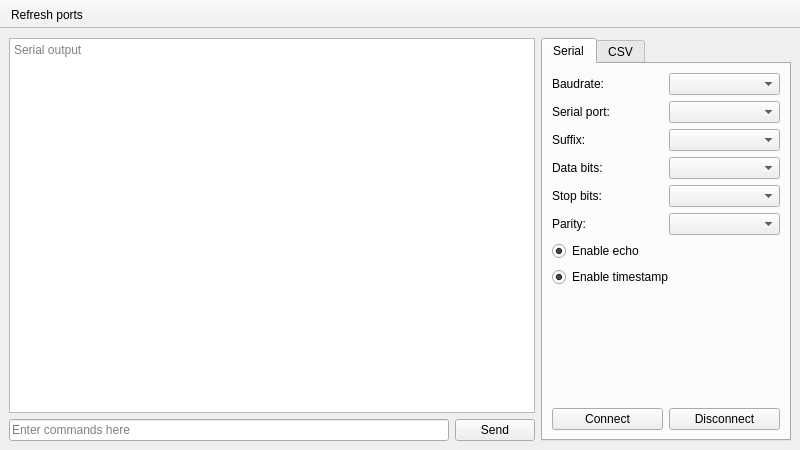
<?xml version="1.0" encoding="UTF-8"?>
<ui version="4.0">
 <class>MainWindow</class>
 <widget class="QMainWindow" name="MainWindow">
  <property name="geometry">
   <rect>
    <x>0</x>
    <y>0</y>
    <width>800</width>
    <height>450</height>
   </rect>
  </property>
  <property name="minimumSize">
   <size>
    <width>800</width>
    <height>450</height>
   </size>
  </property>
  <property name="baseSize">
   <size>
    <width>800</width>
    <height>600</height>
   </size>
  </property>
  <property name="windowTitle">
   <string>miniSerialMonitor v0.3</string>
  </property>
  <property name="windowIcon">
   <iconset>
    <normaloff>icon.png</normaloff>icon.png</iconset>
  </property>
  <widget class="QWidget" name="centralwidget">
   <property name="sizePolicy">
    <sizepolicy hsizetype="Expanding" vsizetype="Expanding">
     <horstretch>0</horstretch>
     <verstretch>0</verstretch>
    </sizepolicy>
   </property>
   <property name="minimumSize">
    <size>
     <width>800</width>
     <height>400</height>
    </size>
   </property>
   <layout class="QGridLayout" name="gridLayout_2">
    <item row="0" column="0">
     <layout class="QGridLayout" name="gridLayout" columnstretch="10,0,0" columnminimumwidth="0,0,0">
      <property name="sizeConstraint">
       <enum>QLayout::SizeConstraint::SetDefaultConstraint</enum>
      </property>
      <item row="1" column="0">
       <widget class="QLineEdit" name="Serial_input">
        <property name="placeholderText">
         <string>Enter commands here</string>
        </property>
        <property name="clearButtonEnabled">
         <bool>true</bool>
        </property>
       </widget>
      </item>
      <item row="0" column="0" colspan="2">
       <widget class="QPlainTextEdit" name="Serial_output">
        <property name="readOnly">
         <bool>true</bool>
        </property>
        <property name="backgroundVisible">
         <bool>false</bool>
        </property>
        <property name="placeholderText">
         <string>Serial output</string>
        </property>
       </widget>
      </item>
      <item row="1" column="1">
       <widget class="QPushButton" name="send_btn">
        <property name="enabled">
         <bool>true</bool>
        </property>
        <property name="text">
         <string>Send</string>
        </property>
       </widget>
      </item>
      <item row="0" column="2" rowspan="2">
       <widget class="QTabWidget" name="conf">
        <property name="enabled">
         <bool>true</bool>
        </property>
        <property name="minimumSize">
         <size>
          <width>250</width>
          <height>0</height>
         </size>
        </property>
        <property name="maximumSize">
         <size>
          <width>250</width>
          <height>16777215</height>
         </size>
        </property>
        <property name="currentIndex">
         <number>0</number>
        </property>
        <widget class="QWidget" name="Serial_config">
         <attribute name="title">
          <string>Serial</string>
         </attribute>
         <layout class="QVBoxLayout" name="verticalLayout">
          <item>
           <layout class="QHBoxLayout" name="horizontalLayout">
            <item>
             <widget class="QLabel" name="label">
              <property name="text">
               <string>Baudrate:</string>
              </property>
             </widget>
            </item>
            <item>
             <widget class="QComboBox" name="baudrate_select">
              <property name="maximumSize">
               <size>
                <width>250</width>
                <height>16777215</height>
               </size>
              </property>
             </widget>
            </item>
           </layout>
          </item>
          <item>
           <layout class="QHBoxLayout" name="horizontalLayout_2">
            <item>
             <widget class="QLabel" name="label_2">
              <property name="text">
               <string>Serial port:</string>
              </property>
             </widget>
            </item>
            <item>
             <widget class="QComboBox" name="port_select">
              <property name="sizePolicy">
               <sizepolicy hsizetype="Preferred" vsizetype="Fixed">
                <horstretch>0</horstretch>
                <verstretch>0</verstretch>
               </sizepolicy>
              </property>
              <property name="maximumSize">
               <size>
                <width>250</width>
                <height>16777215</height>
               </size>
              </property>
             </widget>
            </item>
           </layout>
          </item>
          <item>
           <layout class="QHBoxLayout" name="horizontalLayout_3">
            <item>
             <widget class="QLabel" name="label_3">
              <property name="text">
               <string>Suffix:</string>
              </property>
             </widget>
            </item>
            <item>
             <widget class="QComboBox" name="suffix_select">
              <property name="maximumSize">
               <size>
                <width>250</width>
                <height>16777215</height>
               </size>
              </property>
             </widget>
            </item>
           </layout>
          </item>
          <item>
           <layout class="QHBoxLayout" name="horizontalLayout_4">
            <item>
             <widget class="QLabel" name="label_4">
              <property name="text">
               <string>Data bits:</string>
              </property>
             </widget>
            </item>
            <item>
             <widget class="QComboBox" name="databits_select">
              <property name="maximumSize">
               <size>
                <width>250</width>
                <height>16777215</height>
               </size>
              </property>
             </widget>
            </item>
           </layout>
          </item>
          <item>
           <layout class="QHBoxLayout" name="horizontalLayout_5">
            <item>
             <widget class="QLabel" name="label_5">
              <property name="text">
               <string>Stop bits:</string>
              </property>
             </widget>
            </item>
            <item>
             <widget class="QComboBox" name="stopbits_select">
              <property name="maximumSize">
               <size>
                <width>250</width>
                <height>16777215</height>
               </size>
              </property>
             </widget>
            </item>
           </layout>
          </item>
          <item>
           <layout class="QHBoxLayout" name="horizontalLayout_6">
            <item>
             <widget class="QLabel" name="label_6">
              <property name="text">
               <string>Parity:</string>
              </property>
             </widget>
            </item>
            <item>
             <widget class="QComboBox" name="parity_select">
              <property name="maximumSize">
               <size>
                <width>250</width>
                <height>16777215</height>
               </size>
              </property>
             </widget>
            </item>
           </layout>
          </item>
          <item>
           <widget class="QRadioButton" name="echoena">
            <property name="text">
             <string>Enable echo</string>
            </property>
            <property name="checked">
             <bool>true</bool>
            </property>
            <property name="autoExclusive">
             <bool>false</bool>
            </property>
           </widget>
          </item>
          <item>
           <widget class="QRadioButton" name="timestamp_ena">
            <property name="text">
             <string>Enable timestamp</string>
            </property>
            <property name="checked">
             <bool>true</bool>
            </property>
            <property name="autoExclusive">
             <bool>false</bool>
            </property>
           </widget>
          </item>
          <item>
           <spacer name="verticalSpacer">
            <property name="orientation">
             <enum>Qt::Orientation::Vertical</enum>
            </property>
            <property name="sizeHint" stdset="0">
             <size>
              <width>20</width>
              <height>308</height>
             </size>
            </property>
           </spacer>
          </item>
          <item>
           <layout class="QHBoxLayout" name="horizontalLayout_7">
            <item>
             <widget class="QPushButton" name="connect_btn">
              <property name="text">
               <string>Connect</string>
              </property>
             </widget>
            </item>
            <item>
             <widget class="QPushButton" name="disconnect_btn">
              <property name="enabled">
               <bool>true</bool>
              </property>
              <property name="text">
               <string>Disconnect</string>
              </property>
             </widget>
            </item>
           </layout>
          </item>
         </layout>
        </widget>
        <widget class="QWidget" name="csv_config">
         <property name="enabled">
          <bool>true</bool>
         </property>
         <attribute name="title">
          <string>CSV</string>
         </attribute>
         <layout class="QVBoxLayout" name="verticalLayout_2" stretch="0,0,10,0">
          <item>
           <layout class="QHBoxLayout" name="horizontalLayout_9">
            <item>
             <widget class="QLabel" name="fram_stop_label">
              <property name="text">
               <string>Frame stop:</string>
              </property>
             </widget>
            </item>
            <item>
             <spacer name="horizontalSpacer_2">
              <property name="orientation">
               <enum>Qt::Orientation::Horizontal</enum>
              </property>
              <property name="sizeHint" stdset="0">
               <size>
                <width>40</width>
                <height>20</height>
               </size>
              </property>
             </spacer>
            </item>
            <item>
             <widget class="QLineEdit" name="frame_stop">
              <property name="sizePolicy">
               <sizepolicy hsizetype="Fixed" vsizetype="Fixed">
                <horstretch>0</horstretch>
                <verstretch>0</verstretch>
               </sizepolicy>
              </property>
              <property name="placeholderText">
               <string>\n</string>
              </property>
             </widget>
            </item>
           </layout>
          </item>
          <item>
           <layout class="QHBoxLayout" name="horizontalLayout_10">
            <item>
             <widget class="QLabel" name="frame_split_label">
              <property name="text">
               <string>Frame split:</string>
              </property>
             </widget>
            </item>
            <item>
             <spacer name="horizontalSpacer_3">
              <property name="orientation">
               <enum>Qt::Orientation::Horizontal</enum>
              </property>
              <property name="sizeHint" stdset="0">
               <size>
                <width>40</width>
                <height>20</height>
               </size>
              </property>
             </spacer>
            </item>
            <item>
             <widget class="QLineEdit" name="frame_split">
              <property name="sizePolicy">
               <sizepolicy hsizetype="Fixed" vsizetype="Fixed">
                <horstretch>0</horstretch>
                <verstretch>0</verstretch>
               </sizepolicy>
              </property>
              <property name="placeholderText">
               <string>, </string>
              </property>
             </widget>
            </item>
           </layout>
          </item>
          <item>
           <spacer name="verticalSpacer_2">
            <property name="orientation">
             <enum>Qt::Orientation::Vertical</enum>
            </property>
            <property name="sizeHint" stdset="0">
             <size>
              <width>20</width>
              <height>127</height>
             </size>
            </property>
           </spacer>
          </item>
          <item>
           <widget class="QPushButton" name="save_csv_btn">
            <property name="text">
             <string>Save as csv</string>
            </property>
           </widget>
          </item>
         </layout>
        </widget>
       </widget>
      </item>
     </layout>
    </item>
   </layout>
  </widget>
  <widget class="QToolBar" name="toolBar">
   <property name="windowTitle">
    <string>toolBar_2</string>
   </property>
   <property name="movable">
    <bool>false</bool>
   </property>
   <property name="toolButtonStyle">
    <enum>Qt::ToolButtonStyle::ToolButtonTextBesideIcon</enum>
   </property>
   <attribute name="toolBarArea">
    <enum>TopToolBarArea</enum>
   </attribute>
   <attribute name="toolBarBreak">
    <bool>false</bool>
   </attribute>
   <addaction name="actionRefresh_ports"/>
  </widget>
  <action name="actionRefresh_ports">
   <property name="icon">
    <iconset resource="icons.qrc">
     <normaloff>:/icons/view-refresh.svg</normaloff>:/icons/view-refresh.svg</iconset>
   </property>
   <property name="text">
    <string>Refresh ports</string>
   </property>
   <property name="toolTip">
    <string>Reload serial port information</string>
   </property>
   <property name="menuRole">
    <enum>QAction::MenuRole::NoRole</enum>
   </property>
  </action>
 </widget>
 <resources>
  <include location="icons.qrc"/>
 </resources>
 <connections/>
</ui>
